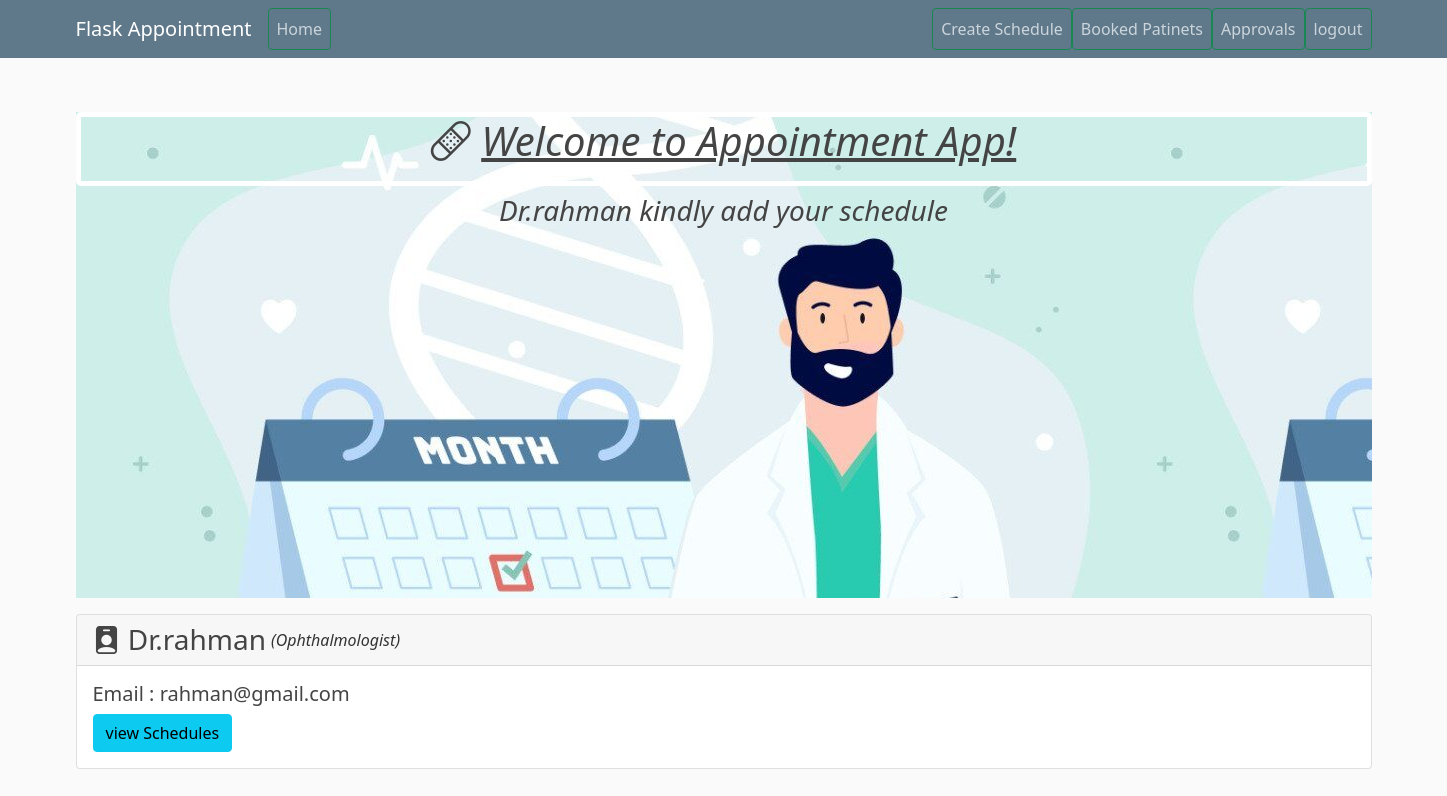
Screenshot of /home (signed in) with the database file from the repository.
### appointment_system/models.py (models this page shows, shortened)
class User(db.Model, UserMixin):
    id = db.Column(db.Integer, primary_key=True)
    username = db.Column(db.String(20), unique=True, nullable=False)
    email = db.Column(db.String(120), unique=True, nullable=False)
    password = db.Column(db.String(60), nullable=False)
    image_file = db.Column(db.String(20), nullable=False, default='default.jpg')
    is_admin = db.Column(db.Boolean, nullable=False, default=False)
    role = db.Column(db.String(20), nullable=False)
    doctor = db.relationship('Doctor', backref='doctor', lazy=True)
    patient = db.relationship('Patient', backref='patient', lazy=True)

class Doctor(db.Model):
    id = db.Column(db.Integer, primary_key=True)
    name = db.Column(db.String(20), unique=True, nullable=False)
    email = db.Column(db.String(120), unique=True, nullable=False)
    specialization = db.Column(db.String(120), nullable=False)
    appointment = db.relationship('Appointment', backref='doctor', lazy=True)
    user_id = db.Column(db.Integer, db.ForeignKey('user.id'))
    is_approved = db.Column(db.Boolean, nullable=False, default=False)
    schedule = db.relationship('Schedule', backref='doctor')

### appointment_system/routes.py (the view)
@app.route("/")
@app.route("/home")
def home():
    page = request.args.get('page', 1, type=int)
    doctors = Doctor.query.all()
    return render_template('home.html', doctors=doctors)

### appointment_system/models.py (called while the page is built)
@login_manager.user_loader
def load_user(user_id):
    return User.query.get(int(user_id))

### appointment_system/templates/home.html (shortened to what this page needs)
{% extends "layout.html" %}
{% block content %}
<div class="app-title">
    <h1 class="text-center mt-3 pb-3">
        <i class="bi bi-bandaid"></i>
        <u> <i>Welcome to Appointment App!</i> </u>
    </h1>
    {% if current_user.role=="doctor"%}
    <i><h3 class="text-center">Dr.{{current_user.username}} kindly add your schedule</h3></i>
    {%elif current_user.role=="patient"%}
    <i><h3 class="text-center">Mr.{{current_user.username}} select a date and a doctor</h3></i>
    {% endif %}
</div>
    {% for doctor in doctors %}
    <div class="card my-3">
        <div class="card-header d-flex align-items-center">
          <h3 class="mb-0">
            <i class="bi bi-person-badge-fill"></i>
            Dr.{{doctor.name}}
          </h3>
          <i style="font-weight: 500;">({{doctor.specialization}})</i>
        </div>
        <div class="card-body">
          <h5 class="card-title">Email : {{doctor.email}}</h5>
          <a href="{{ url_for('view_doctor_schedule', id=doctor.user_id )}}" class="btn btn-info"> view Schedules</a>
        </div>
      </div>
    {% endfor %}
{% endblock %}

### appointment_system/static/main.css (style rules this page uses)
body { background: #fafafa; color: #333333; margin-top: 5rem; }
.app-title { background-image: url('profile_pics/background-image.jpg'); height: 486px; }
.app-title > h1 { border: 5px solid white; border-radius: 5px; }
a { text-decoration: none; }
h1, h2, h3, h4, h5, h6 { color: #444444; }

### rows the page displays
User: username "rahman"
Doctor: name "rahman", specialization "Ophthalmologist", email "rahman@gmail.com"
